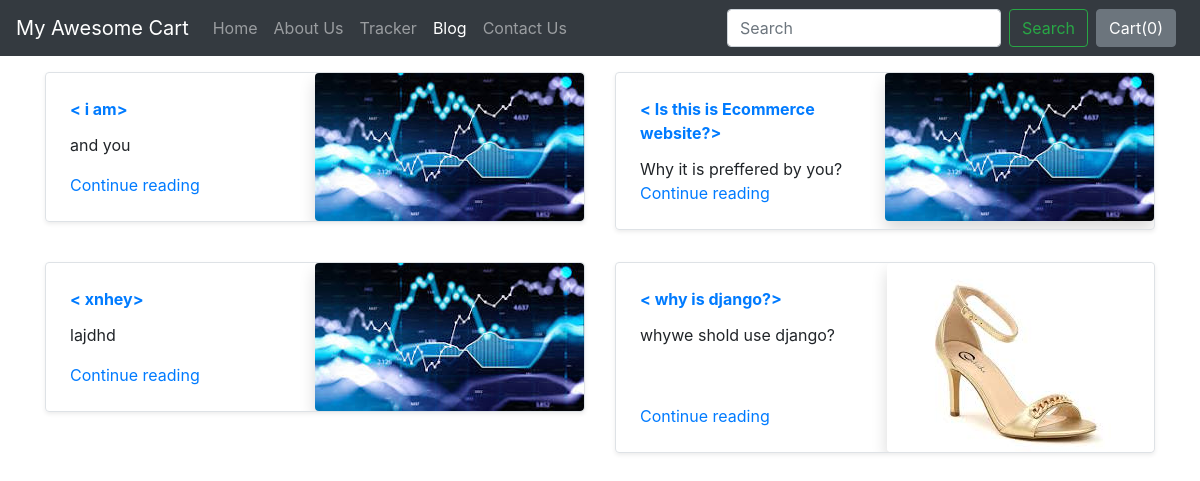
/blog/, run on an earlier commit of the app's database.
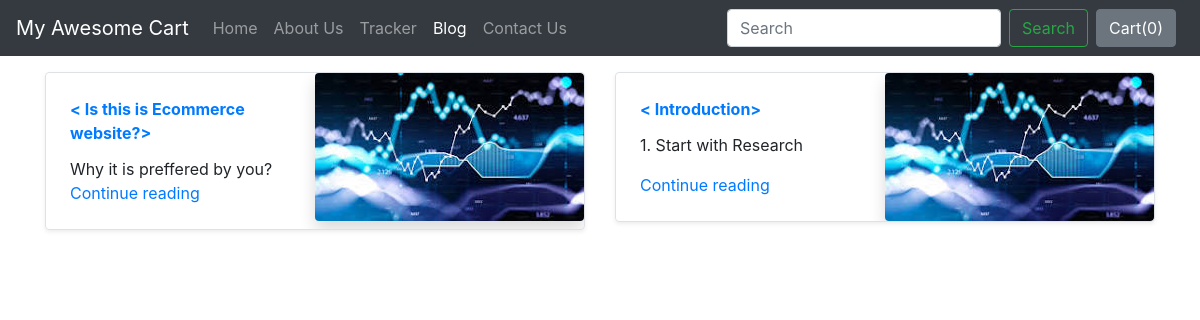
And on a later commit of the database.
### blog/models.py (models this page shows)
class blogpost(models.Model):
    post_id = models.AutoField(primary_key=True)
    title = models.CharField(max_length=500)
    head0 = models.CharField(max_length=5000, default='')
    contenthead = models.TextField(max_length=5000, default='')
    head1 = models.CharField(max_length=100)
    contenthead1 = models.TextField(max_length=500, default='')
    head2 = models.CharField(max_length=100)
    contenthead2 = models.TextField(max_length=5000, default='')
    pub_date = models.DateField()
    thumbnail = models.ImageField(upload_to='shop/images', default='')
    def __str__(self):
        return self.title  # Fixed indentation issue

### blog/views.py (the view)
# urls.py: path('', views.index, name='bloghome'),
def index(request):
    myposts= blogpost.objects.all()
    print(myposts)
    return render(request, 'blog/index.html', {'myposts': myposts})

### blog/templates/blog/index.html (shortened to what this page needs)
{%extends 'blog/basic.html'%}
{%block body%}
<div class="container mt-3">
    <div class="row my-2">
        {% for item in myposts %}
        <div class="col-md-6">
            <div class="row no-gutters border rounded overflow-hidden flex-md-row mb-4 shadow-sm h-md-250 position-relative">
                <div class="col p-4 d-flex flex-column position-static">
                    <strong class="d-inline-block mb-2 text-primary">
                        < {{item.head0}}>
                    </strong>
                    <p class="card-text mb-auto">{{item.head1}}</p>
                    <a href="blogpost/{{item.post_id}}/" class="stretched-link">Continue reading</a>
                </div>
                <div class="col-auto">
                    <img src="/media/{{item.thumbnail}}" class="img-fluid rounded shadow" style="max-width: 100%; height: auto;" alt="Blog Image">
                </div>
            </div>
        </div>
        {% if forloop.counter|divisibleby:2%}
    </div>
    <div class="row my-2">
        {%endif%}
        {%endfor%}</div>
</div>
{%endblock%}

### blog/templates/blog/basic.html (shortened to what this page needs)
<!doctype html>
<html lang="en">
  <head>
    <link rel="stylesheet" href="https://stackpath.bootstrapcdn.com/bootstrap/4.2.1/css/bootstrap.min.css">
  </head>
  <body>
    <nav class="navbar navbar-expand-lg navbar-dark bg-dark">
  <a class="navbar-brand" href="/shop">My Awesome Cart</a>
  <div class="collapse navbar-collapse" id="navbarSupportedContent">
    <ul class="navbar-nav mr-auto">
      <li class="nav-item">
        <a class="nav-link" href="/shop">Home <span class="sr-only">(current)</span></a>
      </li>
      <li class="nav-item">
        <a class="nav-link" href="/shop/about">About Us</a>
      </li>
      <li class="nav-item">
        <a class="nav-link" href="/shop/tracker">Tracker</a>
      </li>
      <li class="nav-item active">
        <a class="nav-link" href="/blog">Blog</a>
      </li>
       <li class="nav-item">
        <a class="nav-link" href="/shop/contact">Contact Us</a>
      </li>
    </ul>
    <form class="form-inline my-2 my-lg-0">
      <input class="form-control mr-sm-2" type="search" placeholder="Search" aria-label="Search">
      <button class="btn btn-outline-success my-2 my-sm-0" type="submit">Search</button>
    </form>
    <button type="button" class="btn btn-secondary mx-2" id="popcart" data-container="body" data-toggle="popover" data-placement="bottom" data-html="true" data-content="Vivamus
sagittis lacus vel augue laoreet rutrum faucibus.">
  Cart(<span id="cart">0</span>)
</button>
  </div>
</nav>
  {% block body %} {% endblock %}
  </body>
</html>

What changed in the data, as far as the page shows it:
removed blogpost: head0 "i am", head1 "and you", thumbnail (picture)
removed blogpost: head0 "why is django?", head1 "whywe shold use django?", thumbnail (picture)
changed blogpost: head0 "xnhey" → "Introduction"; head1 "lajdhd" → "1. Start with Research"
